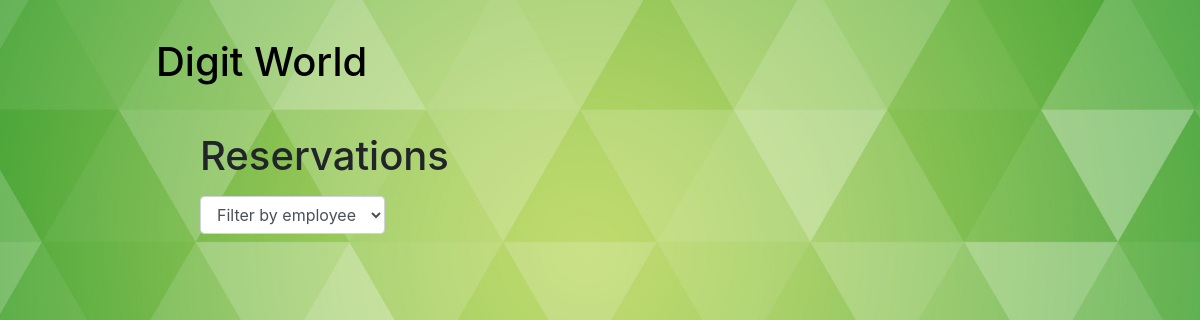
Page /reservations/history/ (signed in) on the earlier database version.
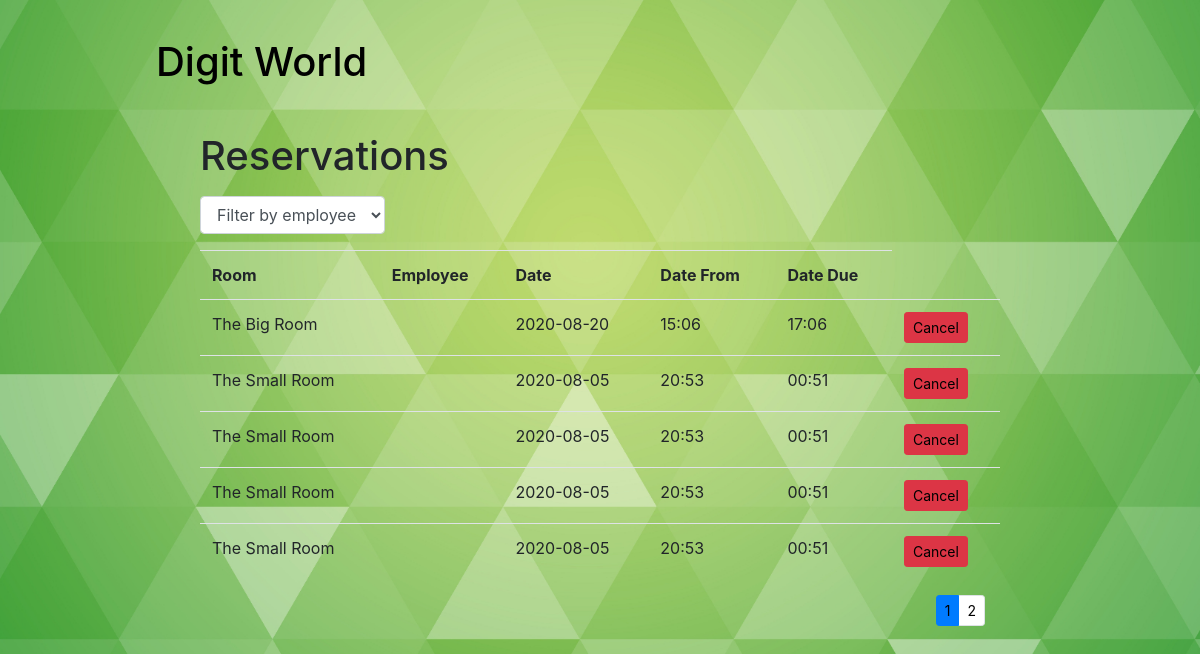
Same page on the later database version.
### reservations/models.py (models this page shows, shortened)
class Reservations(models.Model):
    room_id = models.ForeignKey(Rooms, on_delete=models.SET_NULL, null=True, db_constraint=False)
    employee_id = models.ForeignKey(Employee, on_delete=models.SET_NULL, null=True, db_constraint=False)
    date = models.DateField('Date', null=False, default=datetime.now, blank=False)
    time_from = models.TimeField('Time From', null=False, blank=False)
    time_due = models.TimeField('Time Due', null=False, blank=False)
    STATUS = (
        ('w', ('waiting')),
        ('d', ('done')),
        ('x', ('canceled')),
    )
    status = models.CharField(max_length=1,
                              choices=STATUS,
                              blank=True,
                              default='w',
                              help_text=('Status')
                              )

class Rooms(models.Model):
    name = models.CharField('Name', max_length=200)
    def __str__(self):
        return self.name
    class Meta:
        verbose_name = "Room"
        verbose_name_plural = "Rooms"

### reservations/views.py (the view)
# urls.py: path('history/', views.reservations_list, name='all_reservations'),
@login_required
def reservations_list(request):
    paginator = Paginator(Reservations.objects.order_by('-date').all(), 5)
    page_number = request.GET.get('page')
    reservations = paginator.get_page(page_number)
    employees = Employee.objects.all()
    context = {
        'reservations': reservations,
        'employees': employees
    }
    return render(request, 'reservations_ListView.html', context=context)

### reservations/templates/reservations_ListView.html (shortened to what this page needs)
{% extends "base.html" %}
{% block content %}
<h1>Reservations</h1>
<p>
<form action="{% url 'search' %}" method="get" class="form-inline my-2 my-md-0">
     <div class="form-group">
    <select class="form-control" name="query" type="text" id="exampleFormControlSelect1" onchange="this.form.submit()">
      <option selected>Filter by employee</option>
    </select>
  </div>
</form>
</p>
<div class="visits-list">
    <table class="table table-hover">
        {%if reservations%}
        <tr>
            <th scope="col">Room</th>
            <th scope="col">Employee</th>
            <th scope="col">Date</th>
            <th scope="col">Date From</th>
            <th scope="col">Date Due</th>
        </tr>
        {%for reservation in reservations%}
        <tr>
            <td>{{reservation.room_id}}</td>
            <td>{{reservation.employee_id}}</td>
            <td>{{reservation.date|date:"Y-m-d"}}</td>
            <td>{{reservation.time_from|date:"H:i"}}</td>
            <td>{{reservation.time_due|date:"H:i"}}</td>
            {%if reservation.employee_id == user.employee%}
            <td><a class="btn btn-danger btn-sm" href="{%url 'cancel' reservation.id %}"/>Cancel</td>
            {%endif%}
            {%endfor%}
    </table>
    <div class="container puslapiai">
        <nav aria-label="...">
            {% if reservations.has_other_pages %}
            <ul class="pagination pagination-sm justify-content-end">
                {% for i in reservations.paginator.page_range %}
                {% if reservations.number == i %}
                <li class="page-item active">
                    <a class="page-link" href="#">{{ i }}</a>
                </li>
                {% else %}
                <li class="page-item">
                    <a class="page-link" href="?page={{ i }}">{{ i }}</a>
                </li>
                {% endif %}
                {% endfor %}
            </ul>
            {% endif %}
        </nav>
    </div>
</div>
{% endif %}
{% endblock %}

### reservations/templates/base.html (shortened to what this page needs)
<!DOCTYPE html>
<html lang="en">
<head>
    {%load static%}
    <link rel="stylesheet" href="{% static 'css/styles.css' %}">
    <link rel="stylesheet"
          href="https://maxst.icons8.com/vue-static/landings/line-awesome/line-awesome/1.3.0/css/line-awesome.min.css">
    <link rel="stylesheet" href="https://stackpath.bootstrapcdn.com/bootstrap/4.5.1/css/bootstrap.min.css"
>
    <link href="https://unpkg.com/gijgo@1.9.13/css/gijgo.min.css" rel="stylesheet" type="text/css"/>
</head>
<body>
<div class="wrapper">
    <nav class="navbar navbar-light light-blue lighten-4">
        <h1 class="logo"><a href="{%url 'index'%}">Digit World</a></h1>
        {%if user.is_authenticated%}
        <button class="navbar-toggler toggler-example" type="button" data-toggle="collapse"
                data-target="#navbarSupportedContent1"
                aria-controls="navbarSupportedContent1" aria-expanded="false" aria-label="Toggle navigation"></button>
        {%endif%}
    </nav>
    <div class="window" style="margin: 0 auto;">
        {%block content%}
        {%endblock%}
    </div>
</div>
</body>
</html>

### reservations/static/css/styles.css (style rules this page uses)
* { box-sizing: border-box; }
a { color: black!important; text-decoration: none; }
body { background: url('../image/cover.jpg')no-repeat center center fixed; -webkit-background-size: cover; -moz-background-size: cover; -o-background-size: cover; background-size: cover; font-family: 'Heebo', sans-serif; color: white; }
.wrapper { max-width: 1000px; margin: 0 auto; padding: 0 10px; }
.logo { display: flex; justify-content: center; padding: 30px; }
.window { width: 100vh; justify=-content: center; }
.navbar-toggler { font-size: 2rem!important; }
.navbar-light .navbar-toggler { border-color: transparent!important; }

Differences in the rows shown:
added Reservations: room_id "The Big Room", date "2020-08-20", time_from "15:06", time_due "17:06", employee_id_id "Cancel"
added Reservations: room_id "The Small Room", date "2020-08-05", time_from "20:53", time_due "00:51", employee_id_id "Cancel"
added Reservations: room_id "The Small Room", date "2020-08-05", time_from "20:53", time_due "00:51", employee_id_id "Cancel"
added Reservations: room_id "The Small Room", date "2020-08-05", time_from "20:53", time_due "00:51", employee_id_id "Cancel"
added Reservations: room_id "The Small Room", date "2020-08-05", time_from "20:53", time_due "00:51", employee_id_id "Cancel"
Other differences:
text now shown: "Room Employee Date Date From Date Due"
new list line: "1"
new list line: "2"
